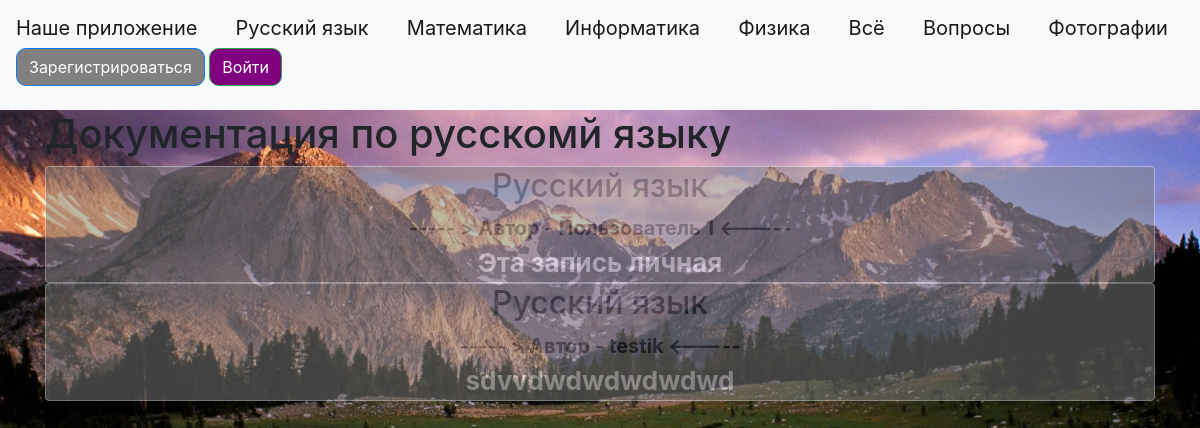
Screenshot of /rus.html with the database file from the repository.
### data/news.py (models this page shows)
class News(SqlAlchemyBase):
    __tablename__ = 'news'
    id = sqlalchemy.Column(sqlalchemy.Integer,
                           primary_key=True, autoincrement=True)
    title = sqlalchemy.Column(sqlalchemy.String, nullable=True)
    content = sqlalchemy.Column(sqlalchemy.String, nullable=True)
    created_date = sqlalchemy.Column(sqlalchemy.DateTime,
                                     default=datetime.datetime.now)
    is_question = sqlalchemy.Column(sqlalchemy.Boolean, default=True)
    user_id = sqlalchemy.Column(sqlalchemy.Integer,
                                sqlalchemy.ForeignKey("users.id"))
    user = orm.relationship('User')

### data/users.py (models this page shows, shortened)
class User(SqlAlchemyBase, UserMixin):
    __tablename__ = 'users'
    id = sqlalchemy.Column(sqlalchemy.Integer,
                           primary_key=True, autoincrement=True)
    name = sqlalchemy.Column(sqlalchemy.String, nullable=True)
    about = sqlalchemy.Column(sqlalchemy.String, nullable=True)
    email = sqlalchemy.Column(sqlalchemy.String,
                              index=True, unique=True, nullable=True)
    hashed_password = sqlalchemy.Column(sqlalchemy.String, nullable=True)
    created_date = sqlalchemy.Column(sqlalchemy.DateTime,
                                     default=datetime.datetime.now)
    news = orm.relationship("News", back_populates='user')

### main.py (the view)
@app.route("/rus.html")
def rus():
    db_sess = db_session.create_session()
    news = db_sess.query(News).filter(News.title == 'Русский язык').filter(News.is_question != True)
    return render_template("rus.html", news=news, title='RUSSIAN LANGUAGE Documentation')

### data/db_session.py (called while the page is built)
def create_session() -> Session:
    global __factory
    return __factory()

### templates/rus.html (shortened to what this page needs)
{% extends "base.html" %}
{% block content %}
<h1>Документация по русскомй языку</h1>
{% for item in news%}
<div class="col-md6 border rounded" style="background-color: gray; opacity: .5;">
    <h2 style="text-align: center;">{{item.title}}</h2>
    <div style="font-size: 20px; text-align: center; font-weight: bold">
        ----- > Автор - {{item.user.name}} <-----
    </div>
    <div style="text-align: center; font-size: 26px; font-weight: bold; color: white;">
        {{item.content}}
    </div>
</div>
{% endfor %}
{% endblock %}

### rows the page displays
News: title "Русский язык", user.name "Пользователь 1", content "Эта запись личная"
News: title "Русский язык", user.name "testik", content "sdvvdwdwdwdwdwd"
